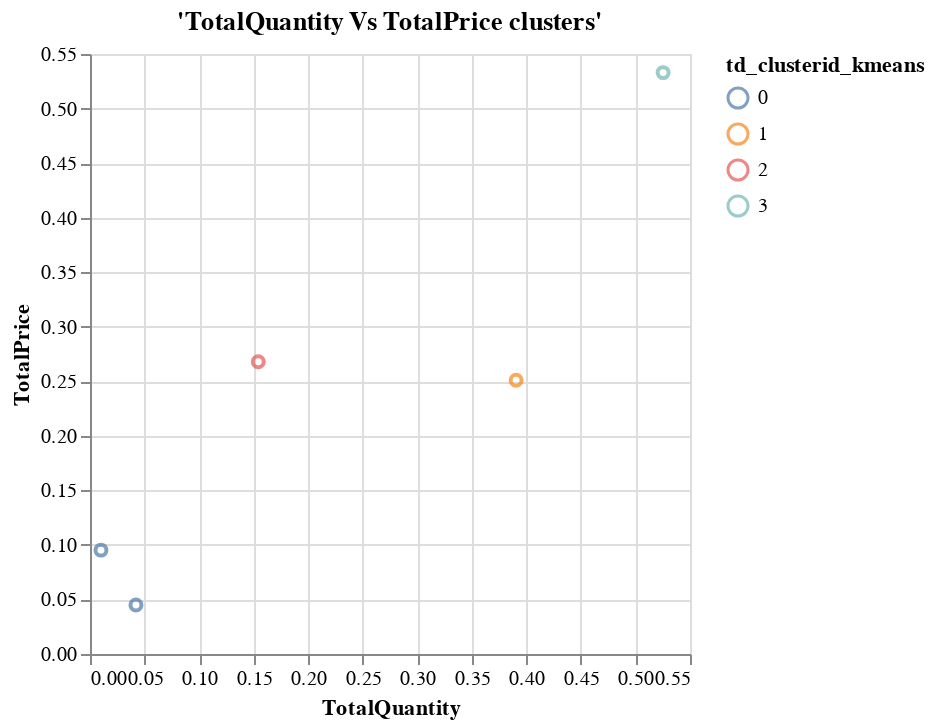

Here is the notebook cell this chart was saved with:
### Code cell
%chart x = TotalQuantity, y = TotalPrice, groupingcol = td_clusterid_kmeans, typegroupingcol = nominal,
mark = point, title = 'TotalQuantity Vs TotalPrice clusters', height = 400, width = 600

### Figure 1 — Vega-Lite specification as saved in the notebook (floating-point values rounded to 4 significant figures)
{"$schema": "https://vega.github.io/schema/vega-lite/v3.json", "data": {"format": {"type": "csv"}, "values": "\"CustomerID\",\"td_clusterid_kmeans\",\"td_distance_kmeans\",\"TotalQuantity\",\"TotalItems\",\"TotalPrice\",\"TotalSales\",\"SalesPerItem\"\n\"12957\",\"3\",\"0.20620033398660964\",\"0.5253562447611064\",\"0.0560368164591229\",\"0.5329341317365269\",\"0.30417984916074264\",\"0.015130672657059908\"\n\"13349\",\"0\",\"0.009225851369446442\",\"0.04212070410729254\",\"0.004060638873849486\",\"0.04485177888695951\",\"0.0024844621953746624\",\"0.0016091352755077605\"\n\"16434\",\"2\",\"0.08421952588823309\",\"0.15423302598491198\",\"0.023551705468327015\",\"0.2679115111779043\",\"0.04633428617072907\",\"0.00543655713347243\"\n\"16168\",\"1\",\"0.09186885618528345\",\"0.3906119027661358\",\"0.015159718462371413\",\"0.25100643965644787\",\"0.10803010514087587\",\"0.019620266936850688\"\n\"14090\",\"0\",\"0.05833357652574218\",\"0.010058675607711651\",\"0\",\"0.09520490877802268\",\"0.0015801838941958608\",\"0.01672159759468308\"\n"}, "encoding": {"color": {"field": "td_clusterid_kmeans", "type": "nominal"}, "x": {"axis": {"grid": true, "title": "TotalQuantity"}, "field": "TotalQuantity", "type": "quantitative"}, "y": {"axis": {"grid": true, "title": "TotalPrice"}, "field": "TotalPrice", "type": "quantitative"}}, "height": "400", "mark": {"color": "#4C78A8", "type": "point"}, "title": "'TotalQuantity Vs TotalPrice clusters'", "width": "600"}
